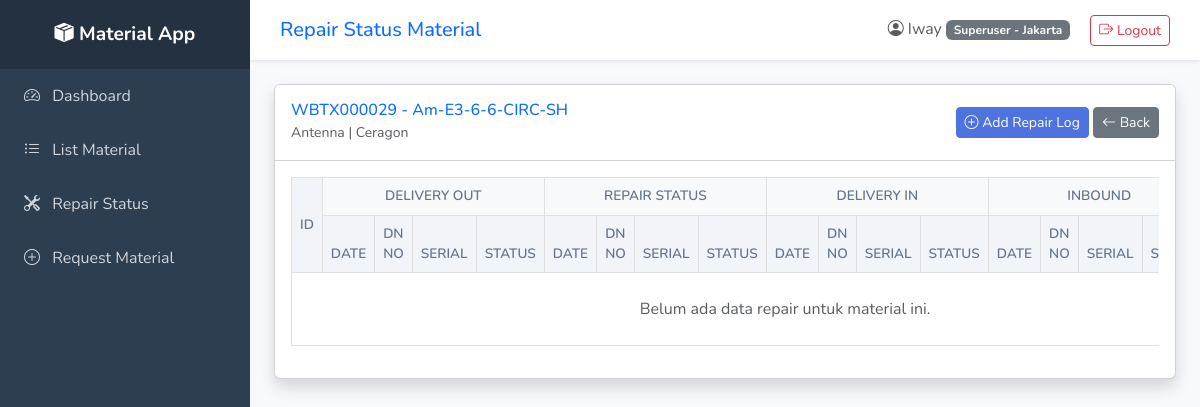
The app's page /repair_logs/1 (signed in) with its own data.
### tables this page shows
CREATE TABLE materials (
        id INTEGER PRIMARY KEY AUTOINCREMENT,
        code TEXT, name TEXT, type TEXT, vendor TEXT,
        spare INTEGER DEFAULT 0, used INTEGER DEFAULT 0,
        faulty INTEGER DEFAULT 0, licensed INTEGER DEFAULT 0
    , remark TEXT, material_baru INTEGER DEFAULT 0, after_repair INTEGER DEFAULT 0);

### backend/routes.py (the view)
@main_bp.route('/repair_logs/<int:mat_id>')
@login_required
def repair_logs(mat_id):
    db = get_db()
    mat = db.execute("SELECT * FROM materials WHERE id=?", (mat_id,)).fetchone()
    logs = db.execute("SELECT * FROM repairs WHERE material_id=? ORDER BY id DESC", (mat_id,)).fetchall()
    return render_template('repair_logs.html', mat=mat, logs=logs)

### backend/database.py (called while the page is built)
def get_db():
    db = getattr(g, '_database', None)
    if db is None:
        db = g._database = sqlite3.connect(DATABASE)
        db.row_factory = sqlite3.Row
    return db

### backend/routes.py (called while the page is built)
def login_required(f):
    @wraps(f)
    def decorated_function(*args, **kwargs):
        if 'user_id' not in session:
            return redirect(url_for('auth.login'))
        return f(*args, **kwargs)
    return decorated_function

### frontend/templates/repair_logs.html (shortened to what this page needs)
{% extends 'base.html' %}
{% block page_title %}Repair Status Material{% endblock %}
{% block content %}
<div class="card shadow mb-4">
    <div class="card-header bg-white py-3 d-flex justify-content-between align-items-center">
        <div>
            <h6 class="m-0 font-weight-bold text-primary">{{ mat.code }} - {{ mat.name }}</h6>
            <small class="text-muted">{{ mat.type }} | {{ mat.vendor }}</small>
        </div>
        <div>
            <a href="{{ url_for('main.add_repair', mat_id=mat.id) }}" class="btn btn-primary btn-sm">
                <i class="bi bi-plus-circle"></i> Add Repair Log
            </a>
            <a href="{{ url_for('main.materials') }}" class="btn btn-secondary btn-sm">
                <i class="bi bi-arrow-left"></i> Back
            </a>
        </div>
    </div>
    <div class="card-body">
        <div class="table-responsive">
            <table class="table table-bordered table-hover align-middle">
                <thead class="table-light">
                    <tr>
                        <th rowspan="2" class="align-middle text-center">ID</th>
                        <th colspan="4" class="text-center bg-light">Delivery Out</th>
                        <th colspan="4" class="text-center bg-light">Repair Status</th>
                        <th colspan="4" class="text-center bg-light">Delivery In</th>
                        <th colspan="4" class="text-center bg-light">Inbound</th>
                    </tr>
                    <tr>
                        <th>Date</th><th>DN No</th><th>Serial</th><th>Status</th>
                        <th>Date</th><th>DN No</th><th>Serial</th><th>Status</th>
                        <th>Date</th><th>DN No</th><th>Serial</th><th>Status</th>
                        <th>Date</th><th>DN No</th><th>Serial</th><th>Status</th>
                    </tr>
                </thead>
                <tbody>
                    {% for log in logs %}
                    <tr>
                        <td class="text-center">{{ log.id }}</td>
                        <td>{{ log.delivery_date or '-' }}</td><td>{{ log.delivery_dn or '-' }}</td><td>{{ log.delivery_serial or '-' }}</td>
                        <td class="text-center">
                            {% if log.delivery_status == 'Done' %}<span class="badge bg-success">Done</span>
                            {% elif log.delivery_status == 'On Progress' %}<span class="badge bg-primary">On Progress</span>
                            {% elif log.delivery_status == 'Initialize' %}<span class="badge bg-warning text-dark">Initialize</span>
                            {% elif log.delivery_status == 'Failed' %}<span class="badge bg-danger">Failed</span>
                            {% else %} <span class="badge bg-secondary">No Status</span> {% endif %}
                        </td>
                        <td>{{ log.inbound_date or '-' }}</td><td>{{ log.inbound_dn or '-' }}</td><td>{{ log.inbound_serial or '-' }}</td>
                        <td class="text-center">
                            {% if log.inbound_status == 'Done' %}<span class="badge bg-success">Done</span>
                            {% elif log.inbound_status == 'On Progress' %}<span class="badge bg-primary">On Progress</span>
                            {% elif log.inbound_status == 'Initialize' %}<span class="badge bg-warning text-dark">Initialize</span>
                            {% elif log.inbound_status == 'Failed' %}<span class="badge bg-danger">Failed</span>
                            {% else %} <span class="badge bg-secondary">No Status</span> {% endif %}
                        </td>
                        <td>{{ log.outbound_date or '-' }}</td><td>{{ log.outbound_dn or '-' }}</td><td>{{ log.outbound_serial or '-' }}</td>
                        <td class="text-center">
                            {% if log.outbound_status == 'Done' %}<span class="badge bg-success">Done</span>
                            {% elif log.outbound_status == 'On Progress' %}<span class="badge bg-primary">On Progress</span>
                            {% elif log.outbound_status == 'Initialize' %}<span class="badge bg-warning text-dark">Initialize</span>
                            {% elif log.outbound_status == 'Failed' %}<span class="badge bg-danger">Failed</span>
                            {% else %} <span class="badge bg-secondary">No Status</span> {% endif %}
                        </td>
                        <td>{{ log.repair_date or '-' }}</td><td>{{ log.repair_dn or '-' }}</td><td>{{ log.repair_serial or '-' }}</td>
                        <td class="text-center">
                            {% if log.repair_status == 'Done' %}<span class="badge bg-success">Done</span>
                            {% elif log.repair_status == 'On Progress' %}<span class="badge bg-primary">On Progress</span>
                            {% elif log.repair_status == 'Initialize' %}<span class="badge bg-warning text-dark">Initialize</span>
                            {% elif log.repair_status == 'Failed' %}<span class="badge bg-danger">Failed</span>
                            {% else %} <span class="badge bg-secondary">No Status</span> {% endif %}
                        </td>
                        <td class="text-center">
                            <a href="{{ url_for('main.edit_repair', repair_id=log.id) }}" class="btn btn-warning btn-sm">
                                <i class="bi bi-pencil"></i>
                            </a>
                        </td>
                    </tr>
                    {% else %}
                    <tr><td colspan="18" class="text-center text-muted py-4">Belum ada data repair untuk material ini.</td></tr>
                    {% endfor %}
                </tbody>
            </table>
        </div>
    </div>
</div>
{% endblock %}

### frontend/static/style.css (style rules this page uses)
:root { --primary-color: #4e73df; --sidebar-bg: #2c3e50; --sidebar-hover: #34495e; --content-bg: #f8f9fc; }
body { font-family: 'Nunito', 'Segoe UI', Tahoma, Geneva, Verdana, sans-serif; background-color: var(--content-bg); }
.table thead th { background-color: #f1f5f9; color: #64748b; border-bottom: none; font-weight: 600; text-transform: uppercase; font-size: 0.85rem; }
.btn-primary { background-color: var(--primary-color); border-color: var(--primary-color); }

### records on screen
materials: code "WBTX000029", name "Am-E3-6-6-CIRC-SH", type "Antenna", vendor "Ceragon"

### other values on screen
{{ session.get('username') }} "Iway"
{{ session.get('role') }} "Superuser"
{{ session.get('region') }} "Jakarta"
